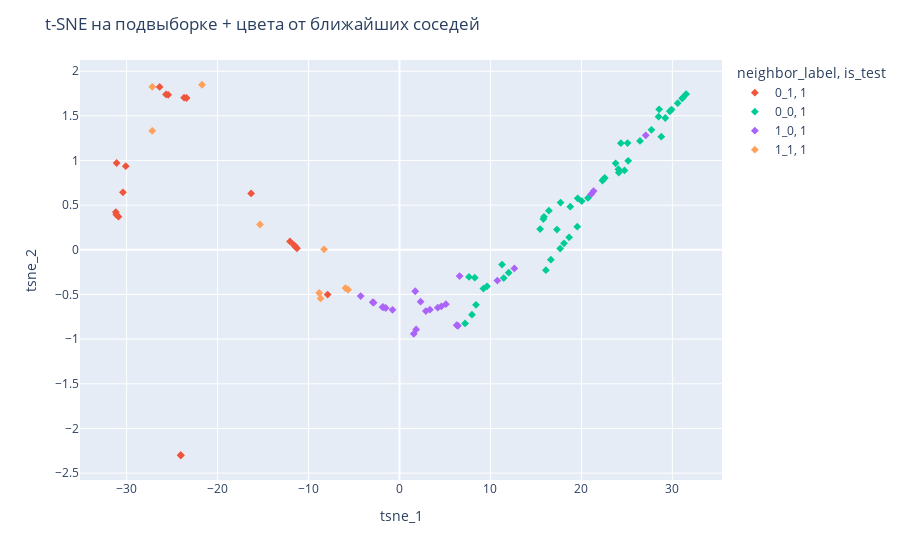

The code cell stored with this chart in its notebook:
### Code cell
from sklearn.neighbors import KNeighborsClassifier

# допустим, у вас уже есть sub — подвыборка train+test с колонками:
#   features, 'is_test', 'label', 'tsne_1', 'tsne_2'

# 1) Разбиваем sub обратно на train и test
sub_train = sub[sub['is_test'] == 0].copy()
sub_test  = sub[sub['is_test'] == 1].copy()

# 2) Обучаем KNN на подвыборке train
knn = KNeighborsClassifier(n_neighbors=5)
knn.fit(
    sub_train[features].fillna(-999999999).values,
    sub_train['label'].values
)

# 3) Предсказываем для подвыборки test
sub_test['neighbor_label'] = knn.predict(
    sub_test[features].fillna(-999999999).values
)

# 4) Объединяем обратно
sub_with_neighbors = pd.concat([sub_train, sub_test], axis=0)

# 5) Визуализируем с учетом neighbor_label
import plotly.express as px

fig = px.scatter(
    sub_with_neighbors,
    x='tsne_1', y='tsne_2',
    color='neighbor_label',    # теперь раскраска по KNN-метке
    symbol='is_test',
    hover_data=features + ['label', 'neighbor_label']
)
fig.update_layout(title='t-SNE на подвыборке + цвета от ближайших соседей')
fig.show()

### Figure 1 — Plotly figure (JSON) as saved in the notebook; plotly's stock layout.template omitted (floating-point values rounded to 4 significant figures; data arrays with more than 128 entries replaced by an {"elided": "..."} marker saying what was removed)
{"data": [{"customdata": [[-506700.0, 1, "test", "0_1"], [-8097.0, 1, "test", "0_1"], [null, 0, "test", "0_1"], [-151900.0, 1, "test", "0_1"], [-457800.0, 1, "test", "0_1"], [-591000.0, 1, "test", "0_1"], [-105400.0, 1, "test", "0_1"], [-188500.0, 1, "test", "0_1"], [-622300.0, 1, "test", "0_1"], [-618400.0, 1, "test", "0_1"], [null, 0, "test", "0_1"], [-23800.0, 1, "test", "0_1"], [-587900.0, 1, "test", "0_1"], [-111300.0, 1, "test", "0_1"], [-159900.0, 1, "test", "0_1"], [-4254.0, 1, "test", "0_1"], [-8343.0, 1, "test", "0_1"], [-7862.0, 1, "test", "0_1"], [-9052.0, 1, "test", "0_1"]], "hovertemplate": "neighbor_label=%{customdata[3]}<br>is_test=1<br>tsne_1=%{x}<br>tsne_2=%{y}<br>time_to_order_seconds=%{customdata[0]}<br>hard_call=%{customdata[1]}<br>label=%{customdata[2]}<extra></extra>", "legendgroup": "0_1, 1", "marker": {"color": "#EF553B", "symbol": "diamond"}, "mode": "markers", "name": "0_1, 1", "orientation": "v", "showlegend": true, "type": "scatter", "x": [-30.4, -11.45, -24.04, -25.43, -30.09, -31.09, -23.41, -26.37, -31.18, -31.14, -24.04, -16.31, -30.89, -23.68, -25.67, -7.898, -11.63, -11.27, -12.03], "xaxis": "x", "y": [0.6434, 0.03584, -2.3, 1.736, 0.9366, 0.9721, 1.7, 1.824, 0.4226, 0.3951, -2.3, 0.6317, 0.3708, 1.703, 1.74, -0.5013, 0.0556, 0.0174, 0.09363], "yaxis": "y"}, {"customdata": {"elided": "48x4 mixed values"}, "hovertemplate": "neighbor_label=%{customdata[3]}<br>is_test=1<br>tsne_1=%{x}<br>tsne_2=%{y}<br>time_to_order_seconds=%{customdata[0]}<br>hard_call=%{customdata[1]}<br>label=%{customdata[2]}<extra></extra>", "legendgroup": "0_0, 1", "marker": {"color": "#00cc96", "symbol": "diamond"}, "mode": "markers", "name": "0_0, 1", "orientation": "v", "showlegend": true, "type": "scatter", "x": [17.66, 23.76, 9.228, 31.51, 30.59, 24.34, 11.28, 24.11, 15.88, 17.71, 15.46, 28.54, 27.7, 22.56, 24.74, 12.0, 22.31, 8.277, 18.09, 7.21, 7.967, 7.645, 17.31, 28.78, 31.08, 8.411, 29.22, 29.72, 24.07, 11.46, 26.44, 28.48, 16.1, 25.14, 16.43, 22.43, 19.59, 18.65, 9.619, 31.16, 18.77, 16.64, 15.82, 20.72, 19.54, 25.07, 29.91, 20.03], "xaxis": "x", "y": [0.01331, 0.9686, -0.4341, 1.743, 1.642, 1.194, -0.1652, 0.8654, 0.3696, 0.5285, 0.2318, 1.573, 1.344, 0.8054, 0.8888, -0.2561, 0.7755, -0.3125, 0.07206, -0.8236, -0.7257, -0.3036, 0.2267, 1.267, 1.695, -0.6161, 1.476, 1.551, 0.9024, -0.317, 1.22, 1.491, -0.2279, 0.9957, 0.4385, 0.789, 0.5764, 0.1394, -0.4089, 1.704, 0.4827, -0.1108, 0.345, 0.5809, 0.2594, 1.195, 1.57, 0.5461], "yaxis": "y"}, {"customdata": [[-504.4, 0, "test", "1_0"], [-66.61, 0, "test", "1_0"], [-1241.0, 0, "test", "1_0"], [-310.4, 0, "test", "1_0"], [-1134.0, 0, "test", "1_0"], [-419.9, 0, "test", "1_0"], [-301.3, 0, "test", "1_0"], [885.3, 0, "test", "1_0"], [-970.2, 0, "test", "1_0"], [-136.5, 0, "test", "1_0"], [-2057.0, 1, "test", "1_0"], [-472.1, 0, "test", "1_0"], [-398.0, 0, "test", "1_0"], [-596.4, 0, "test", "1_0"], [-1665.0, 0, "test", "1_0"], [-606.7, 0, "test", "1_0"], [-1218.0, 0, "test", "1_0"], [199.7, 0, "test", "1_0"], [-551.6, 0, "test", "1_0"], [-1628.0, 0, "test", "1_0"], [-376.2, 0, "test", "1_0"], [-622.3, 0, "test", "1_0"], [-315.9, 0, "test", "1_0"], [214.2, 0, "test", "1_0"]], "hovertemplate": "neighbor_label=%{customdata[3]}<br>is_test=1<br>tsne_1=%{x}<br>tsne_2=%{y}<br>time_to_order_seconds=%{customdata[0]}<br>hard_call=%{customdata[1]}<br>label=%{customdata[2]}<extra></extra>", "legendgroup": "1_0, 1", "marker": {"color": "#ab63fa", "symbol": "diamond"}, "mode": "markers", "name": "1_0, 1", "orientation": "v", "showlegend": true, "type": "scatter", "x": [2.899, 12.63, -1.86, 6.421, -1.512, 4.207, 6.609, 27.07, -0.7676, 10.76, -4.263, 3.344, 4.604, 1.83, -2.932, 1.729, -1.787, 21.09, 2.324, -2.846, 5.101, 1.574, 6.289, 21.34], "xaxis": "x", "y": [-0.6859, -0.2084, -0.6425, -0.8503, -0.6516, -0.6475, -0.2937, 1.281, -0.672, -0.3446, -0.5179, -0.6703, -0.6331, -0.8909, -0.5869, -0.4638, -0.6427, 0.6236, -0.5804, -0.5914, -0.6081, -0.9404, -0.8441, 0.6573], "yaxis": "y"}, {"customdata": [[-2803.0, 1, "test", "1_1"], [-5081.0, 1, "test", "1_1"], [-233600.0, 1, "test", "1_1"], [-71280.0, 1, "test", "1_1"], [-4681.0, 1, "test", "1_1"], [-2610.0, 1, "test", "1_1"], [-4965.0, 1, "test", "1_1"], [-18080.0, 1, "test", "1_1"], [-230400.0, 1, "test", "1_1"]], "hovertemplate": "neighbor_label=%{customdata[3]}<br>is_test=1<br>tsne_1=%{x}<br>tsne_2=%{y}<br>time_to_order_seconds=%{customdata[0]}<br>hard_call=%{customdata[1]}<br>label=%{customdata[2]}<extra></extra>", "legendgroup": "1_1, 1", "marker": {"color": "#FFA15A", "symbol": "diamond"}, "mode": "markers", "name": "1_1, 1", "orientation": "v", "showlegend": true, "type": "scatter", "x": [-5.937, -8.823, -27.18, -21.71, -8.292, -5.646, -8.674, -15.33, -27.18], "xaxis": "x", "y": [-0.4286, -0.4836, 1.332, 1.848, 0.005608, -0.4462, -0.5442, 0.2831, 1.825], "yaxis": "y"}], "layout": {"legend": {"title": {"text": "neighbor_label, is_test"}, "tracegroupgap": 0}, "margin": {"t": 60}, "title": {"text": "t-SNE на подвыборке + цвета от ближайших соседей"}, "xaxis": {"anchor": "y", "domain": [0, 1], "title": {"text": "tsne_1"}}, "yaxis": {"anchor": "x", "domain": [0, 1], "title": {"text": "tsne_2"}}}}
